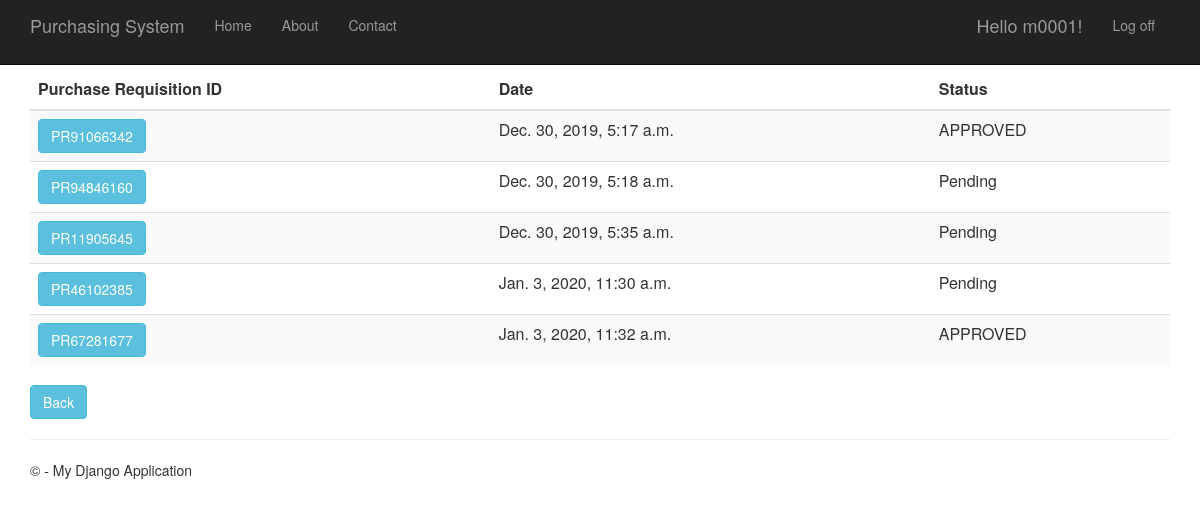
The page /purchaserequisitionhistory (signed in) on the database its author committed.
### PurchaseRequisition/models.py (models this page shows)
class PurchaseRequisition(models.Model):
    pr_id= models.CharField(max_length=10, primary_key=True) #takes character
    description= models.TextField(null=True,default=None, blank=True)
    time_created= models.DateTimeField()
    total_price= models.DecimalField(max_digits=10, decimal_places=2, default=Decimal('0.00'))
    status= models.TextField(max_length=10, default="Pending")
    person_id = models.ForeignKey(Person)
    def __str__(self):
        return str(self.pr_id)

### PurchaseRequisition/views.py (the view)
# urls.py: url(r'^purchaserequisitionhistory', PurchaseRequisition.views.purchaserequisitionhistory, name="purchase_requisition_history"),
def purchaserequisitionhistory(request):
    purchase_requisitions = PurchaseRequisition.objects.all()
    print(purchase_requisitions)
    context = {
            'title':'Purchase Requisition History',
            'rows':purchase_requisitions
        }
    return render(request,'PurchaseRequisition/purchaserequisitionhistory.html',context)

### PurchaseRequisition/templates/PurchaseRequisition/purchaserequisitionhistory.html
﻿{% extends "app/layout.html" %}
{% block content %}
<div class="purchaseorderhistory margintop" action="menu" >
    <form action="purchaserequisitionhistorydetails" method="GET">
        <table class="table table-striped margintop">
          <thead>
            <tr>
              <th scope="col">Purchase Requisition ID</th>
              <th scope="col">Date</th>
              <th scope="col">Status</th>
            </tr>
          </thead>
          <tbody>
              {% for r in rows %}
            <tr>
                 <td><button type="submit" name="pr_id" value="{{r.pr_id}}" class="btn btn-info" >{{r.pr_id}}</button></td>
                 <td>{{r.time_created}}</td>
                 <td>{{r.status}}</td>
            </tr>
              {% endfor %}
          </tbody>
        </table>
    </form>
       <form action="menu">
        <div class="margintop">
            <button type="submit" class="btn btn-info" >Back</button>
        </div>
    </form>
</div>
{% endblock %}

### app/templates/app/loginpartial.html (shortened to what this page needs)
{% if user.is_authenticated %}
<form id="logoutForm" action="/logout" method="post" class="navbar-right">
    <ul class="nav navbar-nav navbar-right">
        <li><span class="navbar-brand">Hello {{ user.username }}!</span></li>
        <li><a href="javascript:document.getElementById('logoutForm').submit()">Log off</a></li>
    </ul>
</form>
{% else %}
<ul class="nav navbar-nav navbar-right">
    <li><a href="{% url 'login' %}">Log in</a></li>
</ul>
{% endif %}

### app/static/app/content/site.css (style rules this page uses)
body { padding-top: 50px; padding-bottom: 20px; }

### rows shown on the page
PurchaseRequisition: pr_id "PR91066342", time_created "Dec. 30, 2019, 5:17 a.m.", status "APPROVED"
PurchaseRequisition: pr_id "PR94846160", time_created "Dec. 30, 2019, 5:18 a.m.", status "Pending"
PurchaseRequisition: pr_id "PR11905645", time_created "Dec. 30, 2019, 5:35 a.m.", status "Pending"
PurchaseRequisition: pr_id "PR46102385", time_created "Jan. 3, 2020, 11:30 a.m.", status "Pending"
PurchaseRequisition: pr_id "PR67281677", time_created "Jan. 3, 2020, 11:32 a.m.", status "APPROVED"

### other values the page prints
{{ user.username }} "m0001"
